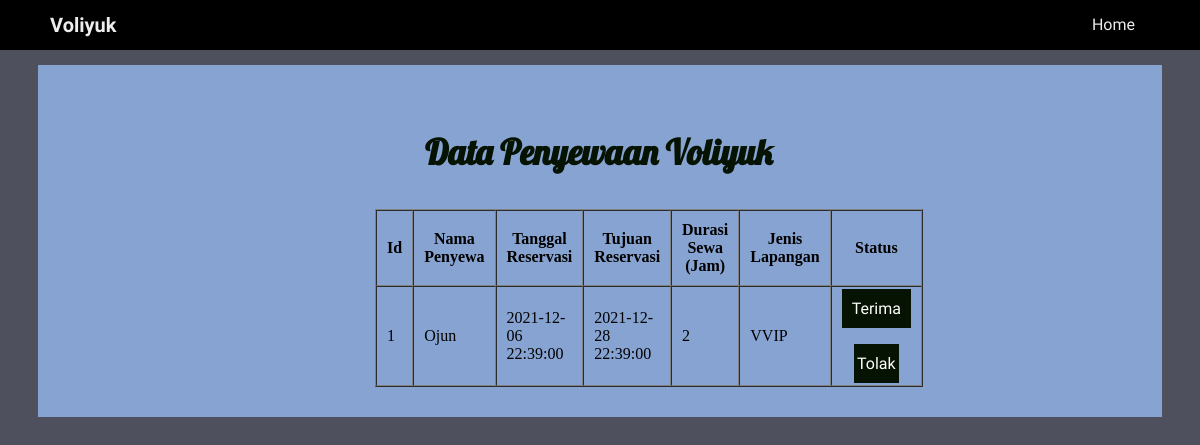
The page /infoSewa.php on the database its author committed.
### tables this page shows
CREATE TABLE `data_sewa` (
  `id` int(255) NOT NULL,
  `nama_penyewa` varchar(255) NOT NULL,
  `tanggal_reservasi` datetime NOT NULL,
  `reservasi_untuk` datetime NOT NULL,
  `durasi_penyewaan` int(11) NOT NULL,
  `jenis_lapangan` varchar(255) NOT NULL,
  `total_harga` int(255) NOT NULL
);

### koneksidb.php (called while the page is built, shortened)
<?php
$server = "localhost";
$user = "root";
$pass = "";
$db_name = "voliyuk";
$conn = mysqli_connect($server, $user, $pass,$db_name);
function query($query) {
	global $conn;
	$result = mysqli_query($conn, $query);
	$rows =[];
	while($row = mysqli_fetch_assoc($result)){
		$rows[]=$row;
	}
	return $rows;
}
?>

### infoSewa.php (the view, shortened to what this page needs)
<?php
include 'koneksidb.php';
$sewa = query("SELECT * FROM data_sewa WHERE id IN (SELECT MAX(id) FROM data_sewa)");
?>
<html>
	<head><title> Admin - Riwayat Pemesanan</title>
	<link rel="stylesheet" type="text/css" href="styles/stylemain.css">
	</head>
<body>
	<div class="header">
		<div class="judul">
			<h1>Voliyuk</h1>
		</div>
		<div class="navbar">
			<a href="homeAdmin.html" >Home</a>
		</div>
	</div>
	<div class="main">
		<div class="judul">
			<h3> Data Penyewaan Voliyuk </h3>
		</div>
		<div class="tabel">
			<table border="1" cellpadding="10" cellspacing="0">
			<tr>
			<th>Id</th>
			<th>Nama Penyewa</th>
			<th>Tanggal Reservasi</th>
			<th>Tujuan Reservasi</th>
			<th>Durasi Sewa (Jam)</th>
			<th>Jenis Lapangan</th>
			<th>Status</th>
			</tr>
			<?php $i = 1 ?>
			<?php foreach ($sewa as $row):?>
			<tr>
			<td><?php echo $i;?></td>
			<td><?php echo $row["nama_penyewa"];?></td>
			<td><?php echo $row["tanggal_reservasi"];?></td>
			<td><?php echo $row["reservasi_untuk"];?></td>
			<td><?php echo $row["durasi_penyewaan"];?></td>
			<td><?php echo $row["jenis_lapangan"];?></td>
			<td style="height:100px" width="80px" align="center"><a href="transaksi.php?id=<?php echo $row["id"];?>" class = "editBtn"> Terima </a> <br><br><br>
			<a href="formSewa.php?id=<?php echo $row["id"];?>" onclick="return confirm('Jadwal telah terpakai. Silahkan pilih jadwal lain!');" class = "delBtn"> Tolak </a></td>
			</tr>
			<?php $i++; ?>
			<?php endforeach; ?>
		</div>
	</div>
</body>
</html>

### styles/stylemain.css (style rules this page uses)
body { background: #4e505e; }
.header { background:#000000; height: 50px; display: flex; flex-wrap: wrap; justify-content: space-between; align-items:center; position: fixed; top:0; left:0; width:100%; }
.header .judul { font-size: 10px; font-weight:200; color: #EDEDED; font-family:'Merienda One'; padding-left:50px; }
.header .navbar { display:flex; list-style: none; padding-right:50px; }
.header .navbar a { color: #EDEDED; padding:14px 15px; text-decoration:none; text-align: center; font-family: 'Barlow Condensed'; }
.header .navbar ::after { content: ''; width:0%; background:#ffb700; height:2px; display: flex; margin:auto; transition:0.2s; }
.main { margin-top:65px; margin-left: 30px; margin-right: 30px; padding: 30px; background:#86a3d1; }
.main .judul { display:flex; color:#061202; font-size: 30px; font-family: 'Lobster'; margin-left:auto; margin-right:auto; }
.main .tabel { margin-left:auto; margin-right:auto; width: 450px; }
.main .editBtn { width:75px; text-decoration: none; font-family: 'Barlow Condensed'; color:#fff; padding:10px 10px; background:#061202; position:relative; margin-top:20px; margin-left:auto; margin-right:auto; margin-bottom:10px; }
.main .delBtn { width:75px; text-decoration: none; font-family: 'Barlow Condensed'; color:#fff; padding:10px 3px; background:#061202; position:relative; margin-top:20px; margin-left:auto; margin-right:auto; margin-bottom:10px; }

### infoSewa.php (style rules this page uses)
.main .judul { width:350px; }

### rows shown on the page
data_sewa: nama_penyewa "Ojun", tanggal_reservasi "2021-12-06 22:39:00", reservasi_untuk "2021-12-28 22:39:00", durasi_penyewaan "2", jenis_lapangan "VVIP"
